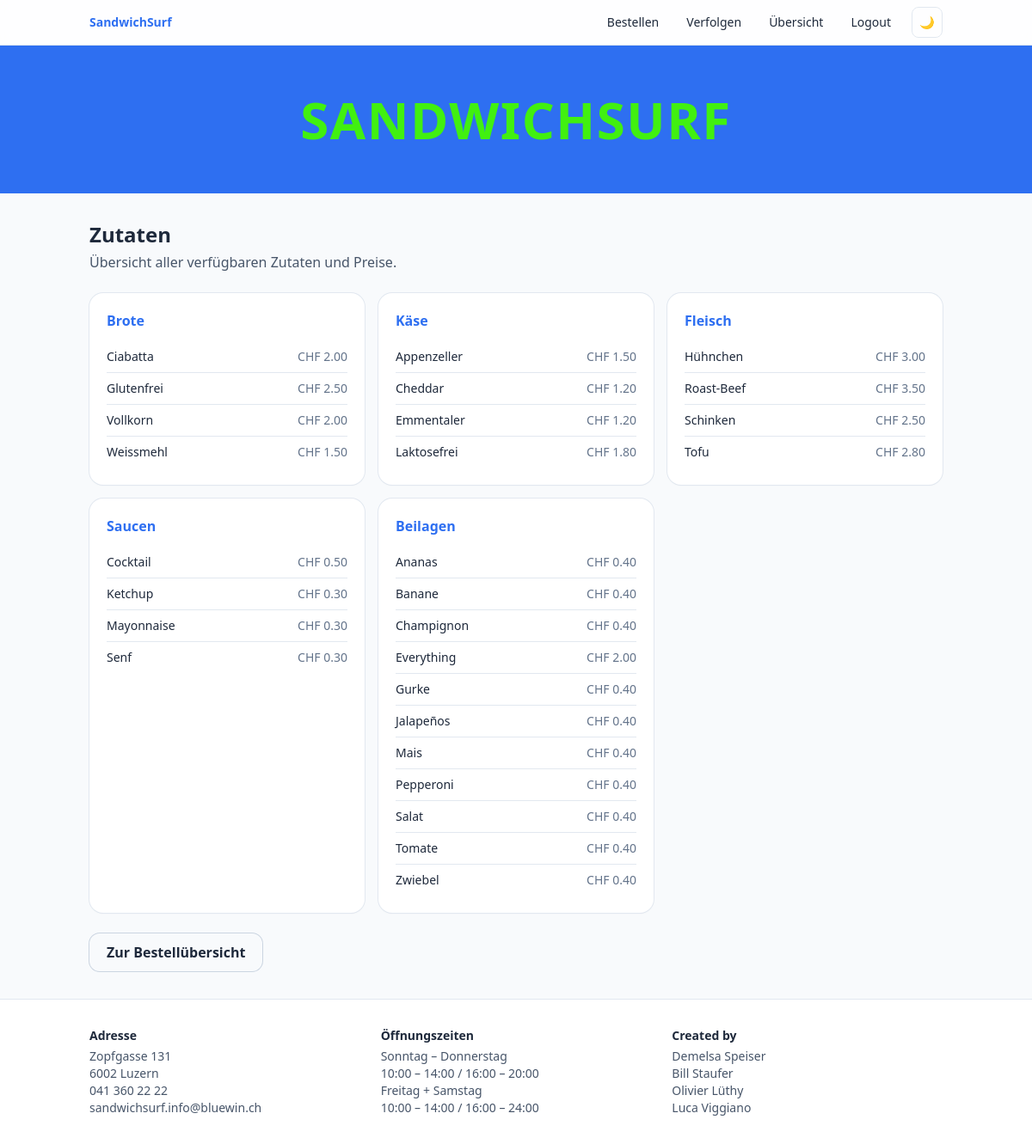
Page /ingredient (signed in) on the committed database.
### tables this page shows
CREATE TABLE `bread`(
    pk_bread int NOT NULL AUTO_INCREMENT,
    label varchar(255),
    img varchar(255),
    price decimal(6,2) NOT NULL DEFAULT 0,
    PRIMARY KEY (pk_bread)
);

CREATE TABLE `cheese`(
    pk_cheese int NOT NULL AUTO_INCREMENT,
    label varchar(255),
    img varchar(255),
    price decimal(6,2) NOT NULL DEFAULT 0,
    PRIMARY KEY (pk_cheese)
);

CREATE TABLE `meat`(
    pk_meat int NOT NULL AUTO_INCREMENT,
    label varchar(255),
    img varchar(255),
    price decimal(6,2) NOT NULL DEFAULT 0,
    PRIMARY KEY (pk_meat)
);

CREATE TABLE `sauce`(
    pk_sauce int NOT NULL AUTO_INCREMENT,
    label varchar(255),
    img varchar(255),
    price decimal(6,2) NOT NULL DEFAULT 0,
    PRIMARY KEY (pk_sauce)
);

CREATE TABLE `vegetables`(
    pk_vegetables int NOT NULL AUTO_INCREMENT,
    label varchar(255),
    img varchar(255),
    price decimal(6,2) NOT NULL DEFAULT 0,
    PRIMARY KEY (pk_vegetables)
);

### app/Controllers/IngredientController.php (called while the page is built, shortened)
<?php
class IngredientController {
    public function index(){
        $breadArray= getAll('SELECT * FROM bread ORDER BY label ASC', null);
		$cheeseArray = getAll('SELECT * FROM cheese ORDER BY label ASC', null);
		$meatArray = getAll('SELECT * FROM meat ORDER BY label ASC', null);
		$sauceArray = getAll('SELECT * FROM sauce ORDER BY label ASC', null);
		$vegetablesArray = getAll('SELECT * FROM vegetables ORDER BY label ASC', null);
		require 'app/Views/ingredient.view.php';
	}
}

### core/Router.php (called while the page is built, shortened)
<?php
class Router
{
    protected $routes = [];
    public function run(string $url)
    {
        $url = $this->cleanUrl($url);
        [$controller, $method] = explode('@', $this->routes[$url]);
        $handler = new $controller;
        return $handler->$method();
    }
    protected function cleanUrl(string $url) : string
    {
        return strtolower(trim($url, '/'));
    }
}

### index.php (called while the page is built, shortened)
<?php
$routes = [
	'' => 'HomeController@index',
	'home' => 'HomeController@index',
	'login' => 'HomeController@login',
	'loginControl' => 'HomeController@loginControl',
	'logout' => 'HomeController@logout',
	'orders' => 'OrderController@createGET',
	'add_order' => 'OrderController@createPOST',
	'orderNr' => 'OrderController@orderNr',
	'track' => 'OrderController@track',
	'overview' => 'OrderController@index',
	'updateStatus' => 'OrderController@updateStatus',
	'ingredient' => 'IngredientController@index',
];
$router = new Router($routes);
$router->run($_GET['url'] ?? '');

### core/database.php (called while the page is built, shortened)
<?php
function getAll($sql, $parms)
{
    $conn = db();
    $statement = $conn->prepare($sql);
    if (isset($parms)) {
        $statement->execute($parms);
    } else {
        $statement->execute();
    }
    return $statement->fetchAll(PDO::FETCH_OBJ);
}

### core/helpers.php (called while the page is built, shortened)
<?php
function e(string $value): string
{
    return htmlspecialchars($value, ENT_QUOTES, 'UTF-8', false);
}

### app/Views/ingredient.view.php (the view)
<?php include 'app/Controllers/inc/header.inc.php'; ?>
<h2 class="text-2xl font-bold mb-1">Zutaten</h2>
<p class="text-slate-600 dark:text-slate-300 mb-6">Übersicht aller verfügbaren Zutaten und Preise.</p>
<?php
    $sections = [
        ['title' => 'Brote',    'items' => $breadArray],
        ['title' => 'Käse',     'items' => $cheeseArray],
        ['title' => 'Fleisch',  'items' => $meatArray],
        ['title' => 'Saucen',   'items' => $sauceArray],
        ['title' => 'Beilagen', 'items' => $vegetablesArray],
    ];
?>
<div class="grid gap-4 sm:grid-cols-2 lg:grid-cols-3">
    <?php foreach ($sections as $section): ?>
        <div class="rounded-2xl bg-white dark:bg-slate-800 shadow-sm ring-1 ring-slate-200 dark:ring-slate-700 p-5">
            <h3 class="font-semibold mb-3 text-brand-blue dark:text-brand-green"><?= e($section['title']) ?></h3>
            <ul class="divide-y divide-slate-200 dark:divide-slate-700">
                <?php foreach ($section['items'] as $item): ?>
                    <li class="flex items-center justify-between py-2 text-sm">
                        <span><?= e($item->label) ?></span>
                        <span class="text-slate-500 dark:text-slate-400">CHF <?= number_format((float) $item->price, 2) ?></span>
                    </li>
                <?php endforeach; ?>
            </ul>
        </div>
    <?php endforeach; ?>
</div>
<div class="mt-6">
    <a href="overview" class="inline-flex rounded-xl px-5 py-2.5 font-semibold ring-1 ring-slate-300 dark:ring-slate-600 hover:bg-slate-100 dark:hover:bg-slate-700 transition">Zur Bestellübersicht</a>
</div>
<?php include 'app/Controllers/inc/footer.inc.php'; ?>

### rows in the picture
bread: label "Ciabatta", price "2.00"
bread: label "Glutenfrei", price "2.50"
bread: label "Vollkorn", price "2.00"
bread: label "Weissmehl", price "1.50"
cheese: label "Appenzeller", price "1.50"
cheese: label "Cheddar", price "1.20"
cheese: label "Emmentaler", price "1.20"
cheese: label "Laktosefrei", price "1.80"
meat: label "Hühnchen", price "3.00"
meat: label "Roast-Beef", price "3.50"
meat: label "Schinken", price "2.50"
meat: label "Tofu", price "2.80"
sauce: label "Cocktail", price "0.50"
sauce: label "Ketchup", price "0.30"
sauce: label "Mayonnaise", price "0.30"
sauce: label "Senf", price "0.30"
vegetables: label "Ananas", price "0.40"
vegetables: label "Banane", price "0.40"
vegetables: label "Champignon", price "0.40"
vegetables: label "Everything", price "2.00"
vegetables: label "Gurke", price "0.40"
vegetables: label "Jalapeños", price "0.40"
vegetables: label "Mais", price "0.40"
vegetables: label "Pepperoni", price "0.40"
vegetables: label "Salat", price "0.40"
vegetables: label "Tomate", price "0.40"
vegetables: label "Zwiebel", price "0.40"

### other values in the picture
$section['title'] "Brote"
$section['title'] "Käse"
$section['title'] "Fleisch"
$section['title'] "Saucen"
$section['title'] "Beilagen"
